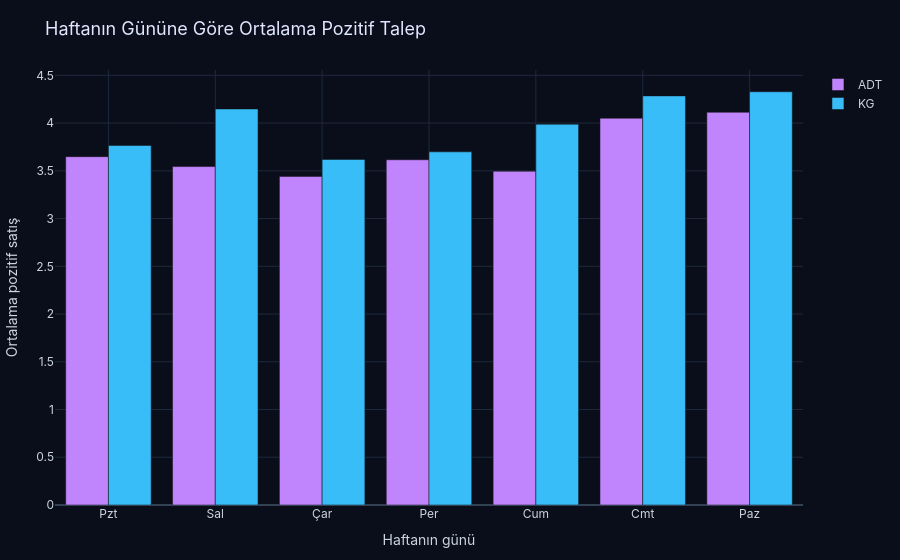

Notebook code for this chart:
### Markdown cell above
### 28 · Haftanın günü etkisinin görselleştirilmesi

Aşağıdaki kod hücresi yalnızca bu adımı gerçekleştirir.

### Code cell
fig = px.bar(
    weekday_summary.sort_values("weekday"),
    x="weekday",
    y="Ortalama_talep",
    color="unit",
    barmode="group",
    color_discrete_map={"KG": "#38bdf8", "ADT": "#c084fc"},
    labels={"weekday": "Haftanın günü", "Ortalama_talep": "Ortalama pozitif satış", "unit": "Birim"},
)
fig = dark_plot(fig, "Haftanın Gününe Göre Ortalama Pozitif Talep")
fig.show()

### Figure 1 — Plotly figure (JSON) as saved in the notebook; plotly's stock layout.template omitted (floating-point values rounded to 4 significant figures)
{"data": [{"alignmentgroup": "True", "hovertemplate": "Birim=ADT<br>Haftanın günü=%{x}<br>Ortalama pozitif satış=%{y}<extra></extra>", "legendgroup": "ADT", "marker": {"color": "#c084fc", "pattern": {"shape": ""}}, "name": "ADT", "offsetgroup": "ADT", "orientation": "v", "showlegend": true, "textposition": "auto", "type": "bar", "x": ["Pzt", "Sal", "Çar", "Per", "Cum", "Cmt", "Paz"], "xaxis": "x", "y": [3.648, 3.545, 3.442, 3.616, 3.496, 4.051, 4.113], "yaxis": "y"}, {"alignmentgroup": "True", "hovertemplate": "Birim=KG<br>Haftanın günü=%{x}<br>Ortalama pozitif satış=%{y}<extra></extra>", "legendgroup": "KG", "marker": {"color": "#38bdf8", "pattern": {"shape": ""}}, "name": "KG", "offsetgroup": "KG", "orientation": "v", "showlegend": true, "textposition": "auto", "type": "bar", "x": ["Pzt", "Sal", "Çar", "Per", "Cum", "Cmt", "Paz"], "xaxis": "x", "y": [3.766, 4.148, 3.619, 3.699, 3.988, 4.285, 4.328], "yaxis": "y"}], "layout": {"barmode": "group", "font": {"color": "#cbd5e1", "family": "Inter, Segoe UI, sans-serif"}, "legend": {"title": {"text": ""}, "tracegroupgap": 0}, "margin": {"b": 55, "l": 55, "r": 30, "t": 70}, "paper_bgcolor": "#0a0e1a", "plot_bgcolor": "#0a0e1a", "title": {"font": {"color": "#e0e7ff", "size": 18}, "text": "Haftanın Gününe Göre Ortalama Pozitif Talep"}, "xaxis": {"anchor": "y", "domain": [0, 1], "gridcolor": "#1e293b", "title": {"text": "Haftanın günü"}, "zerolinecolor": "#334155"}, "yaxis": {"anchor": "x", "domain": [0, 1], "gridcolor": "#1e293b", "title": {"text": "Ortalama pozitif satış"}, "zerolinecolor": "#334155"}}}
